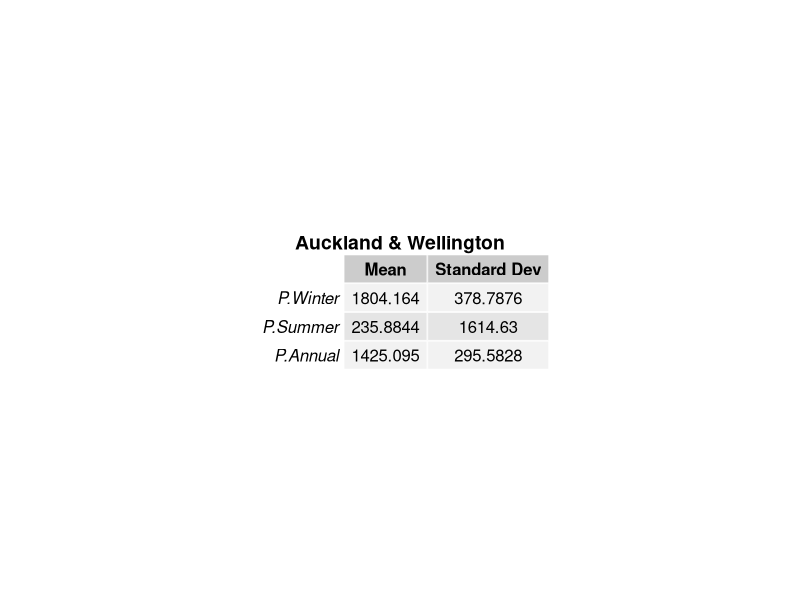
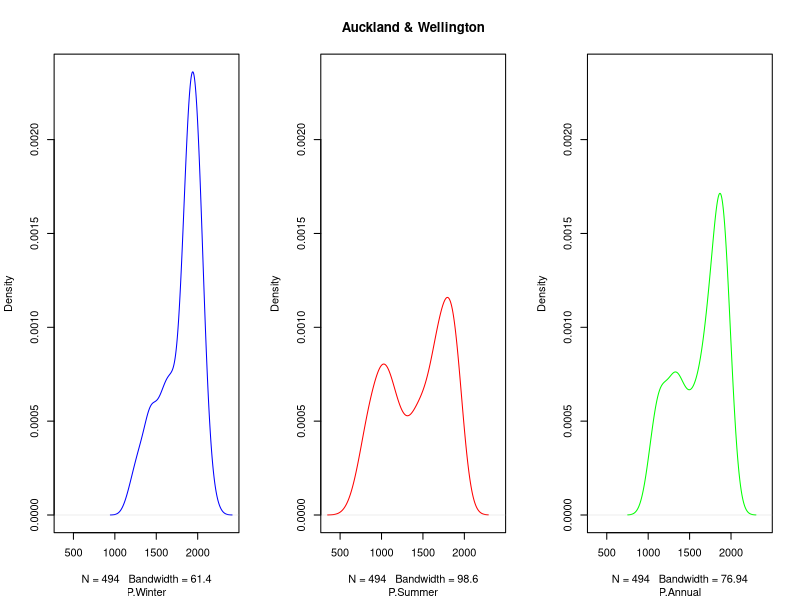
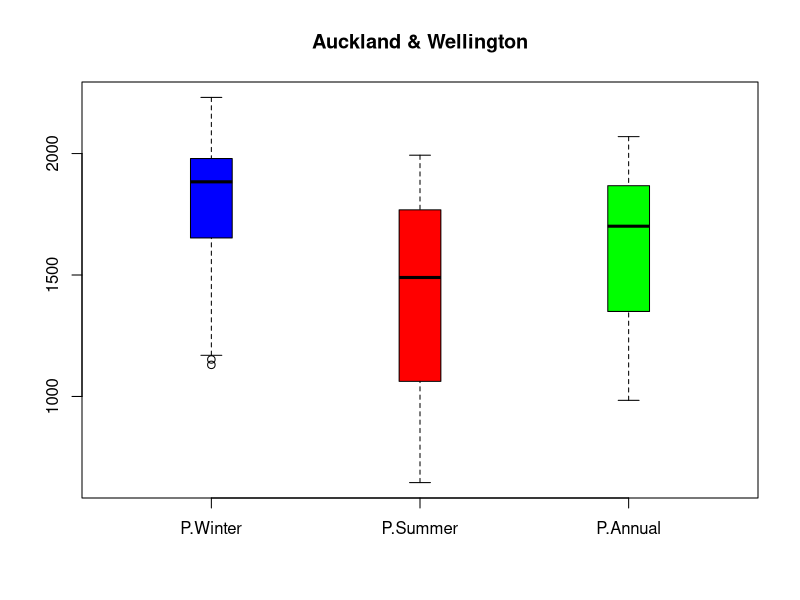
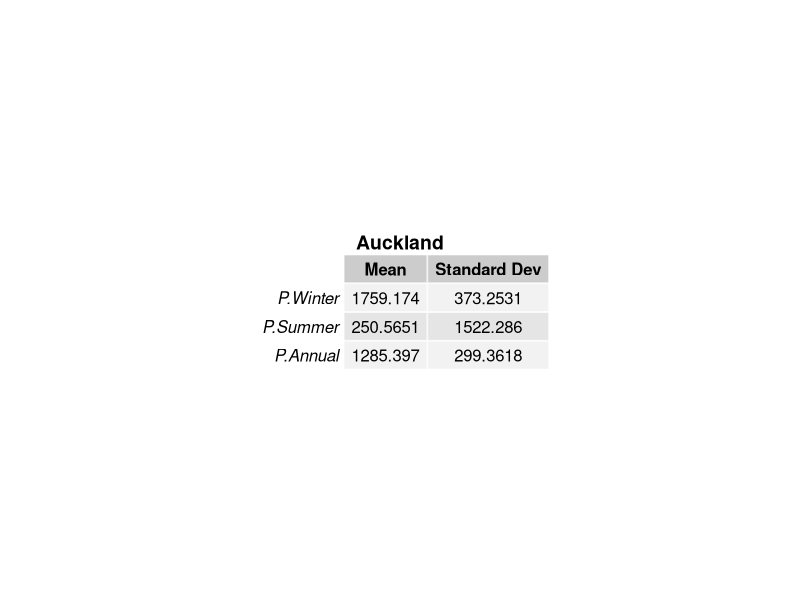
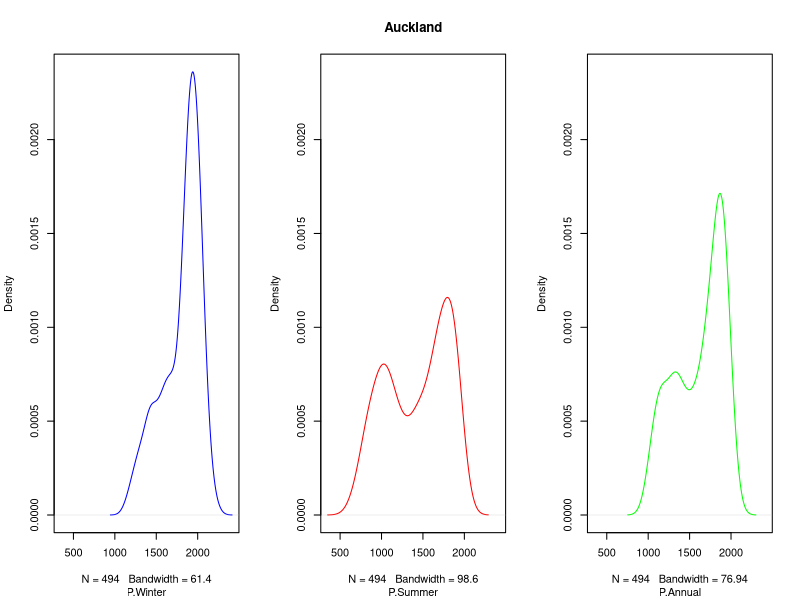
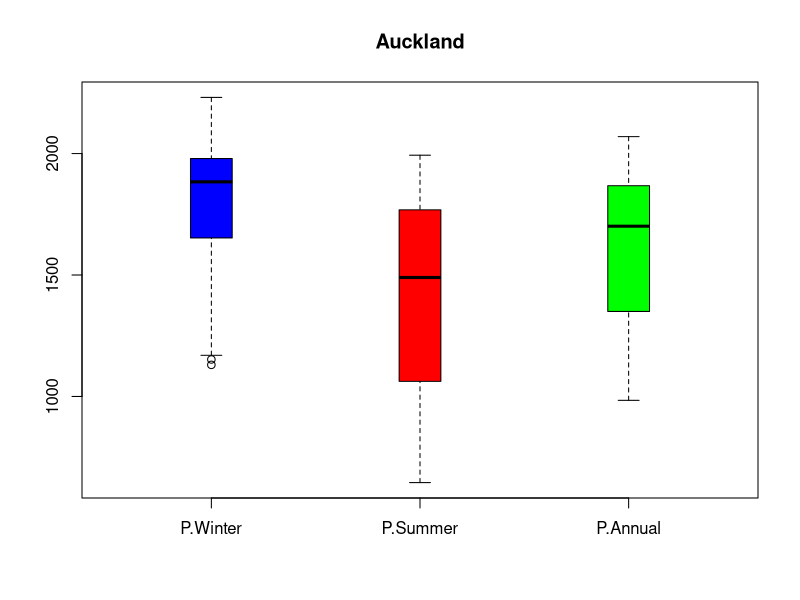
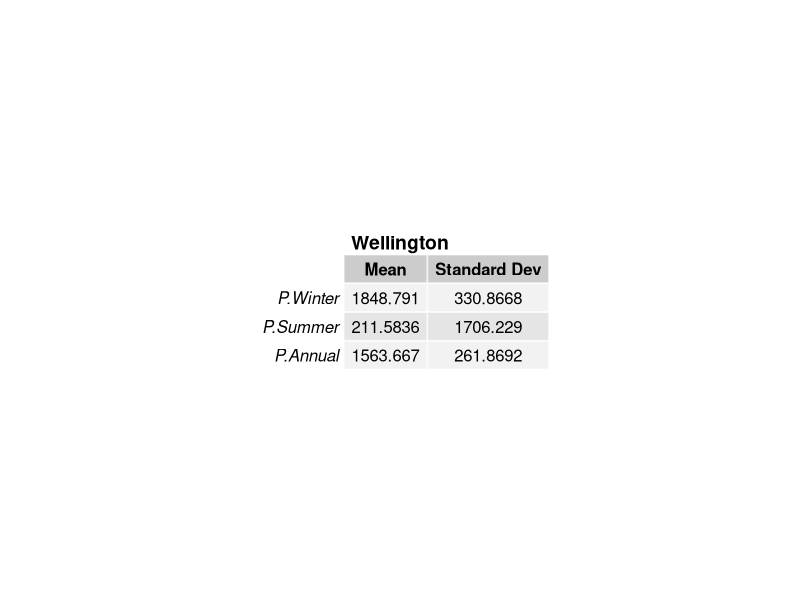
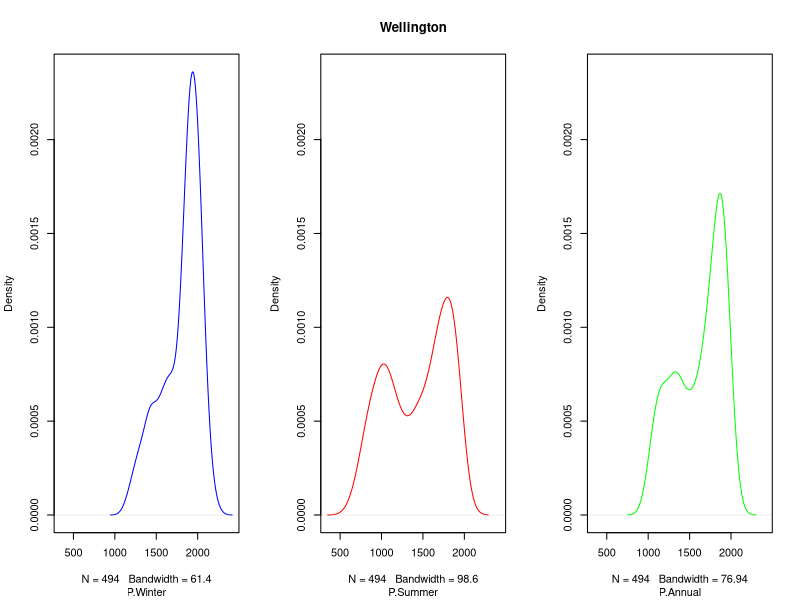

Write R code to recreate these figures, in order.
#ISCG 8025 Introduction to Data Science Assignment B
rm(list=ls())
cat("\14")

library(gridExtra)
library(grid)
library(gtable)

# Part1
cleanData <- function(data)
{
    levels(data$City)<-c(levels(data$City),'Auckland')
    data$City[data$City=='Ackland'] <- 'Auckland'

    data <- subset(data, ((City == "Auckland") | (City == "Wellington")))

    data <- subset(data, Area >= 0)
    
    data <- subset(data, P.Winter < 10000 & P.Winter >= 0)
    data <- subset(data, P.Summer < 10000 & P.Summer >= 0)
    
    return(data)
}

# Annual average power consumption
AddAnnualAverage <-function(data)
{
  data$P.Annual = (data$P.Summer + data$P.Winter)/2
  return(data)
}

# Part2
PrintMeanSd <- function(data, title="")
{
  tableResult <- matrix(c(format(mean(data$P.Winter), nsmall=1), format(sd(data$P.Winter), nsmall=1),
                          format(mean(data$P.Summer), nsmall=1), format(sd(data$P.Summer), nsmall=1),
                          format(mean(data$P.Annual), nsmall=1), format(sd(data$P.Annual), nsmall=1)),
                          nrow=3, ncol=2)
  
  rownames(tableResult) <- c("P.Winter", "P.Summer", "P.Annual")
  colnames(tableResult) <- c("Mean", "Standard Dev")
  
  #grid.newpage()
  #d <- head(tableResult)
  #grid.table(d)
  d <- head(tableResult)
  table <- tableGrob(d)
  
  title <- textGrob(title, gp = gpar(fontsize = 14, fontface="bold"))
  padding <- unit(0.5,"line")
  table <- gtable_add_rows(
    table, heights = grobHeight(title) + padding, pos = 0
  )
  table <- gtable_add_grob(
    table, list(title),
    t = 1, l = 1, r = ncol(table)
  )
  grid.newpage()
  grid.draw(table)
}

PlotDensity <- function(data, title="")
{
  par(mfrow=c(1,3))
  ylim <- range(c(density(dataSet$P.Winter)$y,density(dataSet$P.Summer)$y, density(dataSet$P.Annual)$y))
  xlim <- range(c(density(dataSet$P.Winter)$x,density(dataSet$P.Summer)$x, density(dataSet$P.Annual)$x))
  
  plot(density(dataSet$P.Winter), col="blue", xlim=xlim, ylim=ylim, sub="P.Winter", main="")
  plot(density(dataSet$P.Summer), col="red", xlim=xlim, ylim=ylim, sub="P.Summer", main=title)
  plot(density(dataSet$P.Annual), col="green", xlim=xlim, ylim=ylim, sub="P.Annual", main="")
  par(mfrow=c(1,1))
}

PlotBox <- function(data, title="")
{
  boxplot(dataSet$P.Winter, dataSet$P.Summer,dataSet$P.Annual,
         col=c("blue", "red", "green"), 
         names=c("P.Winter", "P.Summer", "P.Annual"),
         boxwex=0.2,
         main=title)
}


PlotArea <- function(data, title="")
{
  PrintMeanSd(data, title)
  readline()
  PlotDensity(data, title)
  readline()
  PlotBox(data, title)
  readline()
}

# Part3
ScatterPlot <- function(powData, areaData, title="", xlab="")
{
  plot(areaData, powData, main=title, xlab=xlab, ylab="Power")
  par(new=TRUE)
  
  model1 <- lm(powData~poly(areaData,1))
  lines(sort(areaData),model1$fitted.values[order(areaData)])
  error1 = model1$fitted.values - powData
  MSE1 = mean(error1^2) 
  
  model2 <- lm(powData~poly(areaData,2))
  lines(sort(areaData),model2$fitted.values[order(areaData)], col="blue")
  error2 = model2$fitted.values - powData
  MSE2 = mean(error2^2) 

  model3 <- lm(powData~poly(areaData,3))
  lines(sort(areaData),model3$fitted.values[order(areaData)], col="red")
  error3 = model3$fitted.values - powData
  MSE3 = mean(error3^2) 
  
  legend("topleft", pch="-", col=c("black","blue","red"), 
         legend=c(paste("linear: MSE =", format(MSE1, nsmall=1)),
                  paste("2nd order poly: MSE =", format(MSE2, nsmall=1)),
                  paste("3rd order poly: MSE =", format(MSE3, nsmall=1))))
  
}

ScatterPlotArea <- function(data, title="")
{
  par(mfrow=c(1,3))
  
  ScatterPlot(data$P.Winter, data$Area, title="P.Winter", xlab=title)
  ScatterPlot(data$P.Summer, data$Area, title="P.Summer", xlab=title)
  ScatterPlot(data$P.Annual, data$Area, title="P.Annual", xlab=title)
  
  par(mfrow=c(1,1))
  
  readline()
}

# Main Program

# read data
dataSet <- read.csv("Data Set 6.csv", strip.white=TRUE)

# Part	1	– Data	Cleaning	and	Transformation
dataSet <- cleanData(dataSet)
dataSet <- AddAnnualAverage(dataSet)

# Part	2 – Univariate	Analysis
PlotArea(dataSet, "Auckland & Wellington")
PlotArea(subset(dataSet, City=="Auckland"), "Auckland")
PlotArea(subset(dataSet, City=="Wellington"), "Wellington")

# Part	3 – Bivariate	Analysis
ScatterPlotArea(dataSet, title="Auckland & Wellington")
ScatterPlotArea(subset(dataSet, City=="Auckland"), title="Auckland")
ScatterPlotArea(subset(dataSet, City=="Wellington"), title="Wellington")

# Main Program END
